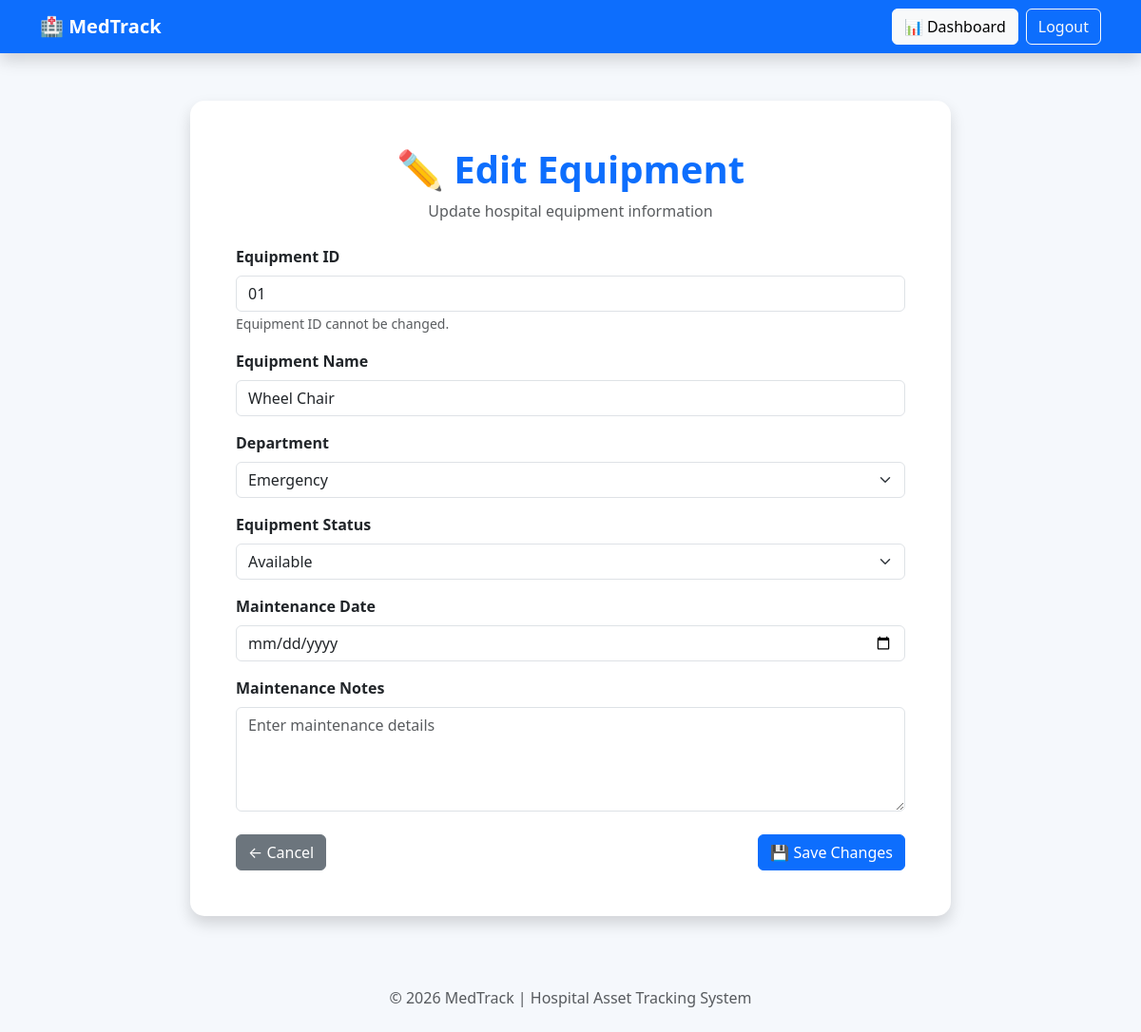
Page /edit_equipment/01 (signed in) on the committed database.
### tables this page shows
CREATE TABLE equipment (
            id TEXT PRIMARY KEY,
            name TEXT NOT NULL,
            department TEXT NOT NULL,
            status TEXT NOT NULL
        , maintenance_date TEXT, maintenance_notes TEXT);

### app.py (the view, shortened to what this page needs)
@app.route(
    "/edit_equipment/<equipment_id>",
    methods=["GET", "POST"]
)
@login_required
def edit_equipment(equipment_id):
    conn = get_db_connection()
    equipment = conn.execute("""
        SELECT *
        FROM equipment
        WHERE id = ?
    """, (equipment_id,)).fetchone()
    if equipment is None:
        conn.close()
        return "Equipment not found"
    conn.close()
    return render_template(
        "edit_equipment.html",
        equipment=equipment
    )

### app.py (called while the page is built)
def get_db_connection():
    conn = sqlite3.connect("medtrack.db")
    conn.row_factory = sqlite3.Row
    return conn

def login_required(function):
    @wraps(function)
    def decorated_function(*args, **kwargs):
        if "logged_in" not in session:
            return redirect(
                url_for("login")
            )
        return function(*args, **kwargs)
    return decorated_function

### templates/edit_equipment.html (shortened to what this page needs)
<!DOCTYPE html>
<html lang="en">
<head>
    <link
        href="https://cdn.jsdelivr.net/npm/bootstrap@5.3.7/dist/css/bootstrap.min.css"
        rel="stylesheet">
</head>
<body>
<nav class="navbar navbar-dark bg-primary shadow">
    <div class="container">
        <a
            href="/dashboard"
            class="navbar-brand fw-bold">
            🏥 MedTrack
        </a>
        <div class="d-flex gap-2">
            <a
                href="/dashboard"
                class="btn btn-light">
                📊 Dashboard
            </a>
            <a
                href="/logout"
                class="btn btn-outline-light">
                Logout
            </a>
        </div>
    </div>
</nav>
<div class="container">
    <div class="card form-card shadow">
        <div class="card-body p-5">
            <div class="text-center mb-4">
                <h1 class="page-title">
                    ✏️ Edit Equipment
                </h1>
                <p class="text-muted">
                    Update hospital equipment information
                </p>
            </div>
            <form
                method="POST"
                action="/edit_equipment/{{ equipment.id }}">
                <div class="mb-3">
                    <label
                        class="form-label fw-semibold">
                        Equipment ID
                    </label>
                    <input
                        type="text"
                        class="form-control"
                        value="{{ equipment.id }}"
                        readonly>
                    <small
                        class="text-muted">
                        Equipment ID cannot be changed.
                    </small>
                </div>
                <div class="mb-3">
                    <label
                        class="form-label fw-semibold">
                        Equipment Name
                    </label>
                    <input
                        type="text"
                        name="equipment_name"
                        class="form-control"
                        value="{{ equipment.name }}"
                        required>
                </div>
                <div class="mb-3">
                    <label
                        class="form-label fw-semibold">
                        Department
                    </label>
                    <select
                        name="department"
                        class="form-select"
                        required>
                        <option
                            value="Emergency"
                            {% if equipment.department == "Emergency" %}selected{% endif %}>
                            Emergency
                        </option>
                    </select>
                </div>
                <div class="mb-3">
                    <label
                        class="form-label fw-semibold">
                        Equipment Status
                    </label>
                    <select
                        name="status"
                        class="form-select"
                        required>
                        <option
                            value="Available"
                            {% if equipment.status == "Available" %}selected{% endif %}>
                            Available
                        </option>
                    </select>
                </div>
                <div class="mb-3">
                    <label
                        class="form-label fw-semibold">
                        Maintenance Date
                    </label>
                    <input
                        type="date"
                        name="maintenance_date"
                        class="form-control"
                        value="{{ equipment.maintenance_date or '' }}">
                </div>
                <div class="mb-4">
                    <label
                        class="form-label fw-semibold">
                        Maintenance Notes
                    </label>
                    <textarea
                        name="maintenance_notes"
                        class="form-control"
                        rows="4"
                        placeholder="Enter maintenance details">{{ equipment.maintenance_notes or '' }}</textarea>
                </div>
                <div
                    class="d-flex justify-content-between">
                    <a
                        href="/dashboard"
                        class="btn btn-secondary">
                        ← Cancel
                    </a>
                    <button
                        type="submit"
                        class="btn btn-primary">
                        💾 Save Changes
                    </button>
                </div>
            </form>
        </div>
    </div>
</div>
<footer
    class="text-center text-muted py-4">
    © 2026 MedTrack |
    Hospital Asset Tracking System
</footer>
</body>
</html>

### templates/edit_equipment.html (style rules this page uses)
body { background-color: #f5f8fc; }
.form-card { max-width: 800px; margin: 50px auto; border: none; border-radius: 15px; }
.page-title { color: #0d6efd; font-weight: 700; }

### rows in the picture
equipment: id "01", equipment_name "Wheel Chair", department "Emergency", status "Available"
